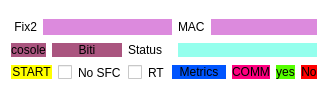
            <widget class="QFrame" name="fix_mp_2">
             <property name="styleSheet">
              <string notr="true">border-radius:20px;
background-color: rgb(255, 255, 255);</string>
             </property>
             <property name="frameShape">
              <enum>QFrame::StyledPanel</enum>
             </property>
             <property name="frameShadow">
              <enum>QFrame::Raised</enum>
             </property>
             <layout class="QGridLayout" name="gridLayout_13">
              <property name="verticalSpacing">
               <number>0</number>
              </property>
              <item row="0" column="0">
               <widget class="QLabel" name="label_23">
                <property name="styleSheet">
                 <string notr="true">background-color: rgba(255, 222, 222, 0);
color: rgb(0, 0, 0);</string>
                </property>
                <property name="text">
                 <string> Fix2</string>
                </property>
               </widget>
              </item>
              <item row="0" column="1" colspan="5">
               <widget class="QLineEdit" name="msn1_8">
                <property name="styleSheet">
                 <string notr="true">background-color: rgb(220, 138, 221);</string>
                </property>
               </widget>
              </item>
              <item row="0" column="6">
               <widget class="QLabel" name="mc_tpm_8">
                <property name="styleSheet">
                 <string notr="true">color: rgb(0, 0, 0);background-color: rgba(255, 222, 222, 0);</string>
                </property>
                <property name="text">
                 <string>MAC</string>
                </property>
               </widget>
              </item>
              <item row="0" column="7" colspan="4">
               <widget class="QLineEdit" name="mc1_8">
                <property name="styleSheet">
                 <string notr="true">background-color: rgb(220, 138, 221);</string>
                </property>
               </widget>
              </item>
              <item row="1" column="0" colspan="2">
               <widget class="QPushButton" name="mp_console_2">
                <property name="styleSheet">
                 <string notr="true">QPushButton{
	color: rgb(0, 0, 0);
	background-color: rgb(170, 85, 127);
border-radius:10px;
}
QPushButton:hover{
		color: rgb(0, 0, 0);
border-radius:10px;
	background-color: qconicalgradient(cx:0.5, cy:0.5, angle:0, stop:0 rgba(255, 0, 0, 255), stop:0.166 rgba(255, 255, 0, 255), stop:0.333 rgba(0, 255, 0, 255), stop:0.5 rgba(0, 255, 255, 255), stop:0.666 rgba(0, 0, 255, 255), stop:0.833 rgba(255, 0, 255, 255), stop:1 rgba(255, 0, 0, 255));
}
</string>
                </property>
                <property name="text">
                 <string>cosole</string>
                </property>
               </widget>
              </item>
              <item row="1" column="2" colspan="2">
               <widget class="QPushButton" name="mp_biti_2">
                <property name="styleSheet">
                 <string notr="true">QPushButton{
	color: rgb(0, 0, 0);
	background-color: rgb(170, 85, 127);
border-radius:10px;
}
QPushButton:hover{
		color: rgb(0, 0, 0);
border-radius:10px;
	background-color: qconicalgradient(cx:0.5, cy:0.5, angle:0, stop:0 rgba(255, 0, 0, 255), stop:0.166 rgba(255, 255, 0, 255), stop:0.333 rgba(0, 255, 0, 255), stop:0.5 rgba(0, 255, 255, 255), stop:0.666 rgba(0, 0, 255, 255), stop:0.833 rgba(255, 0, 255, 255), stop:1 rgba(255, 0, 0, 255));
}
</string>
                </property>
                <property name="text">
                 <string>Biti</string>
                </property>
               </widget>
              </item>
              <item row="1" column="4">
               <widget class="QLabel" name="mc_tpm_28">
                <property name="styleSheet">
                 <string notr="true">color: rgb(0, 0, 0);background-color: rgba(255, 222, 222, 0);</string>
                </property>
                <property name="text">
                 <string>Status</string>
                </property>
               </widget>
              </item>
              <item row="1" column="6" colspan="5">
               <widget class="QLabel" name="status_mpmb_8">
                <property name="styleSheet">
                 <string notr="true">background-color: rgba(111, 255, 231, 190);</string>
                </property>
                <property name="text">
                 <string/>
                </property>
               </widget>
              </item>
              <item row="2" column="0" colspan="11">
               <layout class="QVBoxLayout" name="mpcon_8"/>
              </item>
              <item row="3" column="0" colspan="3">
               <widget class="QPushButton" name="mp_start_8">
                <property name="styleSheet">
                 <string notr="true">QPushButton{
	color: rgb(0, 0, 0);
	background-color: rgb(255, 255, 0);
border-radius:10px;
}
QPushButton:hover{
		color: rgb(0, 0, 0);
border-radius:10px;
	background-color: qconicalgradient(cx:0.5, cy:0.5, angle:0, stop:0 rgba(255, 0, 0, 255), stop:0.166 rgba(255, 255, 0, 255), stop:0.333 rgba(0, 255, 0, 255), stop:0.5 rgba(0, 255, 255, 255), stop:0.666 rgba(0, 0, 255, 255), stop:0.833 rgba(255, 0, 255, 255), stop:1 rgba(255, 0, 0, 255));
}
</string>
                </property>
                <property name="text">
                 <string>START</string>
                </property>
               </widget>
              </item>
              <item row="3" column="3">
               <widget class="QCheckBox" name="cb_no_sfc_8">
                <property name="styleSheet">
                 <string notr="true">color: rgb(0, 0, 0);</string>
                </property>
                <property name="text">
                 <string>No SFC</string>
                </property>
               </widget>
              </item>
              <item row="3" column="4">
               <widget class="QCheckBox" name="cb_rt_8">
                <property name="styleSheet">
                 <string notr="true">color: rgb(0, 0, 0);</string>
                </property>
                <property name="text">
                 <string>RT</string>
                </property>
               </widget>
              </item>
              <item row="3" column="5" colspan="3">
               <widget class="QPushButton" name="mp_mentrics_8">
                <property name="styleSheet">
                 <string notr="true">QPushButton{
	
	background-color: rgb(0, 85, 255);

border-radius:10px;
}
QPushButton:hover{
	
	
	background-color: rgb(85, 170, 255);
border-radius:10px;
}
</string>
                </property>
                <property name="text">
                 <string>Metrics</string>
                </property>
               </widget>
              </item>
              <item row="3" column="8">
               <widget class="QPushButton" name="mp_comm_8">
                <property name="styleSheet">
                 <string notr="true">QPushButton{
	background-color: rgb(255, 0, 127);
border-radius:10px;
}
QPushButton:hover{
	
border-radius:10px;
	background-color: rgb(255, 85, 255);
}
</string>
                </property>
                <property name="text">
                 <string>COMM</string>
                </property>
               </widget>
              </item>
              <item row="3" column="9">
               <widget class="QPushButton" name="bt_yes_8">
                <property name="styleSheet">
                 <string notr="true">QPushButton{
	background-color: rgb(85, 255, 0);

border-radius:10px;
}
QPushButton:hover{
	
	background-color: rgb(85, 255, 127);
border-radius:10px;
}
</string>
                </property>
                <property name="text">
                 <string>yes</string>
                </property>
               </widget>
              </item>
              <item row="3" column="10">
               <widget class="QPushButton" name="bt_no_8">
                <property name="styleSheet">
                 <string notr="true">QPushButton{
	background-color: rgb(255, 0, 0);
border-radius:10px;
}
QPushButton:hover{
	background-color: rgb(170, 0, 0);
border-radius:10px;
}
</string>
                </property>
                <property name="text">
                 <string>No</string>
                </property>
               </widget>
              </item>
             </layout>
            </widget>
